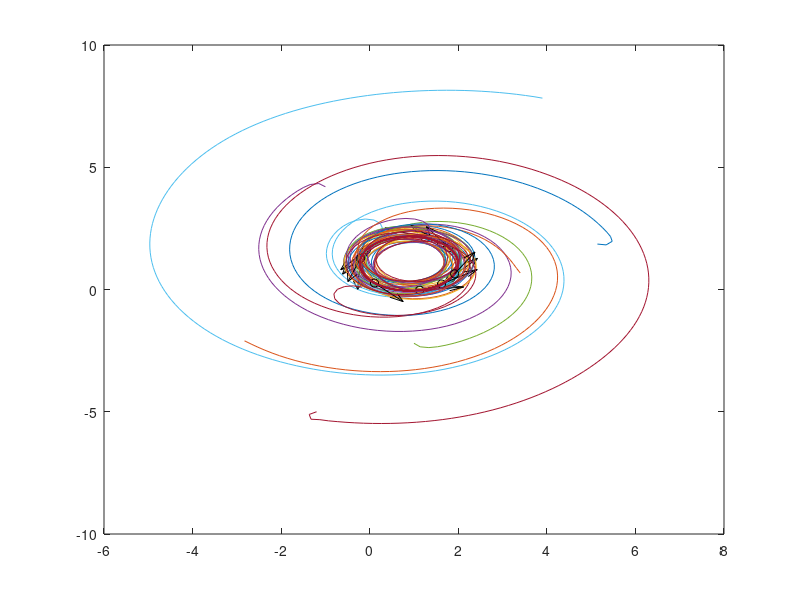

The MATLAB source for this figure:
clear all
clc
N=12;
M=4;
Tend=500;
Ts=1/5;
r=[1 0;0 2;-1 4; 3.5 0.5 ; -1 -5 ;1 -2; 0.5 0.5 ; 5 2; 4 8; 1 2; -3 -2; 0 0];
q=[0 pi/4 pi/2 2*pi/3 pi -pi/2 -pi/3 -pi/4 -2*pi/3 pi/6 -pi/6 5*pi/6]';
qd=zeros(N,1);
K=-1;
K0=1;

w0=1;


for tk=1:1:Tend/Ts
    R=sum(r,1)/N;
    
rb= r- R;

    for k=1:N
            for j=1:N
u(j,k)=-(K0/N)*sin(q(j)-q(k));
            end 
    end 
    rd = [cos(q) , sin(q)];
    r=rd*Ts+r;
    X(:,tk)=r(:,1);
    Y(:,tk)=r(:,2);
    qd=sum(u,1);
    qd=qd';
    for k=1:N
        
    for j=1:N
        
        for m=1:M
    U(j,m,k)= - K0/m*sin(q(k)-q(j));
        end 
    end 
    end 
    
    for j=1:N
           qd(j)=w0*(1+K0*rb(j,:)*rd(j,:)');
            end



q=qd*Ts+q;

end 

       for i= 1:N
   plot(X(i,:),Y(i,:));
   hold on 
    quiver(X(i,tk),Y(i,tk),rd(i,1),rd(i,2),'marker','o','color','k','Autoscale','off')
       end 
       hold off 
